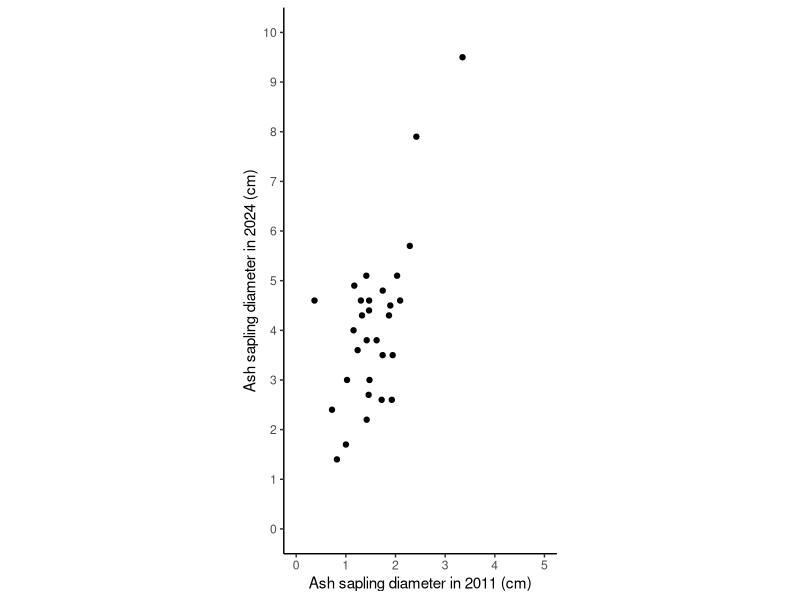

R code for this plot:
# 10/1/2024
# Aaron Tayal
# I'm trying to make a graph of the growth rates of ash saplings

library(ggplot2)
library(dplyr)

tagged_ash <- read.csv("Raw_data/Matching_tagged_ash_to_2011.csv")
which(tagged_ash$diameter_at_breast_height_2011 == ".") # It seems this sapling
# was only barely taller than breast height, and so diameter at breast height
# was not measured. I'll replace it with a NA:
tagged_ash[36, "diameter_at_breast_height_2011"] <- NA
tagged_ash$diameter_at_breast_height_2011 <- as.numeric(tagged_ash$diameter_at_breast_height_2011)

# Because I think the diameter was measured in millimeters, I need to divide
# the 2011 number by 10 to get cm:
tagged_ash$diameter_at_breast_height_2011_in_cm <- tagged_ash$diameter_at_breast_height_2011 / 10

# Now graph the relationship between DBH in 2011 and DBH in 2024, 13 years later:
ggplot(data=tagged_ash, mapping=aes(x=diameter_at_breast_height_2011_in_cm,
                                    y=diameter_at_137_cm_in_cm)) +
  geom_point()+
  xlab("Ash sapling diameter in 2011 (cm)")+
  ylab("Ash sapling diameter in 2024 (cm)")+
  scale_x_continuous(breaks=seq(0,11, by=1), limits=c(0,5))+
  
  scale_y_continuous(breaks=seq(0,11, by=1), limits=c(0,10))+
  
  coord_fixed()+
  theme_classic()

tagged_ash$change_in_diameter <- tagged_ash$diameter_at_137_cm_in_cm - tagged_ash$diameter_at_breast_height_2011_in_cm

# Now make a graph of the 
